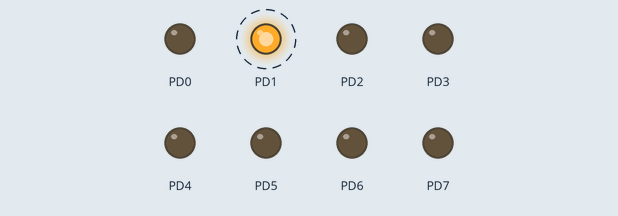
A program run on a simulated ATmega8, built with avr-gcc and emulated at 8 MHz. On the bench: output pins drawn as LEDs (lit = HIGH). Dashed ring = blinking.

Above: at 0.1 s.
Timing chart, 0 to 3.0 s (numbered marks = the images above):
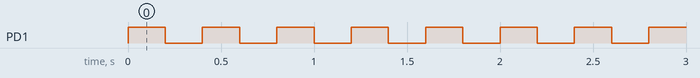

Measured:
- by itself, PD1: alternates HIGH for 0.20 s and LOW for 0.20 s

The program:

main.c
```c
/*
 * GccApplication1.cpp
 * Created: 7/10/2018 6:32:33 PM
 * Author: ÃåùñãéÜäçò Ãåþñãéïò
 */

#define F_CPU 8000000UL
#include <avr/io.h>                 /* Defines pins, ports, etc.*/
#include <util/delay.h>             /* Functions to waste time */

int main(void)
{
    DDRD |= 0b11111111; 	// Data Direction Register D: writing
				// a one to the bits enables output.

    // ¼ëïé ïé áêñïäÝêôåò ôçò Èýñáò PORTD ãßíïíôáé ¸îïäïò ëïãéêü(1)
    while (1) // ¢ðåéñïò âñü÷ïò.
    {
        PORTD |=0b00000010; // Set (PD1) as HIGH.
 				  // Ï áêñïäÝêôçò (1) ôÞò Èýñáò PORTD
 				  // ãßíåôáé ëïãéêü (1) õøçëü äõíáìéêü
        _delay_ms(200);     // ÐåñéìÝíåé 200 ÷éë. ôïõ äåõôåñïëÝðôïõ

        PORTD = 0b00000000; // Áðåíåñãïðïéïýíôáé üëïé ïé áêñïäÝêôåò
		                    //ôçò Èýñáò PORTD, ãßíïíôáé ëïãéêü (0)
        /* Turn off all D pins, including LED */
        _delay_ms (200);    // ÐåñéìÝíåé 200 ÷éë. ôïõ äåõôåñïëÝðôïõ
    }                       /* Ôåñìáôéóìüò ôïõ Âñüã÷ïõ */
    return 0; 		  /* This line is never reached */
}
```
